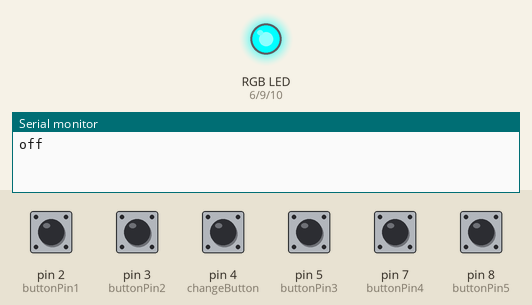
Recording of a sketch running on a simulated Arduino Leonardo, built with avr-gcc and run on an emulated ATmega32U4. Shown: an RGB LED mixed from three pins (HIGH = lit), the last lines printed to the serial monitor. Inputs (shaded band) come from the test bench; at power-on: pin 2 (buttonPin1), pin 3 (buttonPin2), pin 4 (changeButton), pin 5 (buttonPin3), pin 7 (buttonPin4), pin 8 (buttonPin5) HIGH. USB keyboard and mouse output is not drawn.

Above: at 1.2 s.
1.3 s: pin 4 (changeButton) pulled LOW for 0.15 s
At 1.8 s:
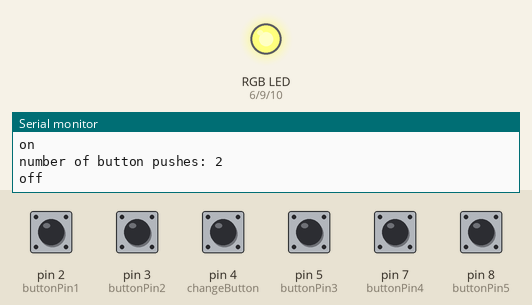
2.9 s: pin 4 (changeButton) pulled LOW for 1 s
At 4.2 s:
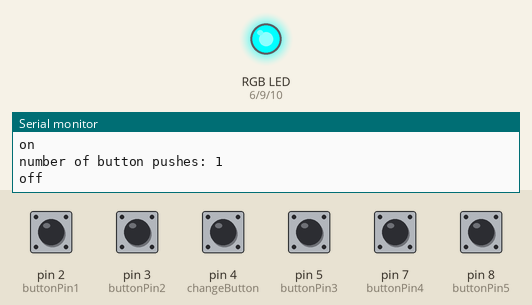
Timing chart, 0 to 5.9 s (numbered marks = the images above; inputs shaded):
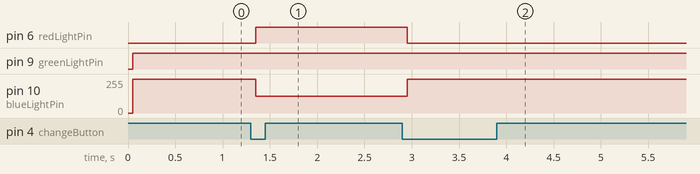

The sketch:

miniMacroKeyboard.ino
```cpp
#include <Keyboard.h> // The main library for sending keystrokes.

#define buttonPin1 2
#define buttonPin2 3
#define buttonPin3 5
#define buttonPin4 7
#define buttonPin5 8

#define changeButton 4
int buttonPushCounter = 1;   // counter for the number of button presses
int buttonState = 0;         // current state of the button
int lastButtonState = 0;     // previous state of the button

int nowState=0;

#define buttonKey11 KEY_F13
#define buttonKey12 KEY_F14
#define buttonKey13 KEY_F15
#define buttonKey14 KEY_F16
#define buttonKey15 KEY_F17

#define buttonKey21 KEY_F18
#define buttonKey22 KEY_F19
#define buttonKey23 KEY_F20
#define buttonKey24 KEY_F21
#define buttonKey25 KEY_F22

#define redLightPin 6
#define greenLightPin 9
#define blueLightPin 10

void setup() {
  Serial.begin(115200);

  Keyboard.begin();  // Initialise the library.

  pinMode(redLightPin, OUTPUT);
  pinMode(greenLightPin, OUTPUT);
  pinMode(blueLightPin, OUTPUT);

  pinMode(buttonPin1, INPUT_PULLUP);
  pinMode(buttonPin2, INPUT_PULLUP);
  pinMode(buttonPin3, INPUT_PULLUP);
  pinMode(buttonPin4, INPUT_PULLUP);
  pinMode(buttonPin5, INPUT_PULLUP);

  pinMode(changeButton, INPUT_PULLUP);
}

void loop() {
  programState();
  if(buttonPushCounter==1){
    rgbColor(0, 255, 255);
    }
  else
    rgbColor(255, 255, 125);

  if(digitalRead(buttonPin1)!=1){keyOne(buttonPushCounter);}
  if(digitalRead(buttonPin2)!=1){keyTwo(buttonPushCounter);}
  if(digitalRead(buttonPin3)!=1){keyThree(buttonPushCounter);}
  if(digitalRead(buttonPin4)!=1){keyFour(buttonPushCounter);}
  if(digitalRead(buttonPin5)!=1){keyFive(buttonPushCounter);}
}

void keyOne(int dataBank){
  if(buttonPushCounter!=0){
    Keyboard.press(buttonKey11);
  }
  else
    Keyboard.press(buttonKey21);
  Keyboard.releaseAll();
}
void keyTwo(int dataBank){
  if(dataBank!=0){
    Keyboard.press(buttonKey12);
  }
  else
    Keyboard.press(buttonKey22);
  Keyboard.releaseAll();
}
void keyThree(int dataBank){
  if(dataBank!=0){
    Keyboard.press(buttonKey13);
  }
  else
    Keyboard.press(buttonKey23);
  Keyboard.releaseAll();
}
void keyFour(int dataBank){
  if(dataBank!=0){
    Keyboard.press(buttonKey14);
  }
  else
    Keyboard.press(buttonKey24);
  Keyboard.releaseAll();
}
void keyFive(int dataBank){
  if(dataBank!=0){
    Keyboard.press(buttonKey15);
  }
  else
    Keyboard.press(buttonKey25);
  Keyboard.releaseAll();
}

void programState(){

  buttonState = digitalRead(changeButton);
  if(buttonPushCounter>1){buttonPushCounter=0;}

  // compare the buttonState to its previous state
  if (buttonState != lastButtonState) {
    // if the state has changed, increment the counter
    if (buttonState == LOW) {
      // if the current state is HIGH then the button went from off to on:
      buttonPushCounter++;
      Serial.println("on");
      Serial.print("number of button pushes: ");
      Serial.println(buttonPushCounter);
    } else {
      // if the current state is LOW then the button went from on to off:
      Serial.println("off");
    }
    // Delay a little bit to avoid bouncing
    delay(50);
  }
  // save the current state as the last state, for next time through the loop
  lastButtonState = buttonState;
}


void rgbColor(int redLightValue, int greenLightValue, int blueLightValue){
  analogWrite(redLightPin, redLightValue);
  analogWrite(greenLightPin, greenLightValue);
  analogWrite(blueLightPin, blueLightValue);
}
```

Measured:
- after the input at 1.3 s, pin 6 (redLightPin): LOW → HIGH after 0.05 s; pin 10 (blueLightPin): 255/255 → 125/255 after 0.05 s
- after the input at 2.9 s, pin 6 (redLightPin): HIGH → LOW after 0.05 s; pin 10 (blueLightPin): 125/255 → 255/255 after 0.05 s
